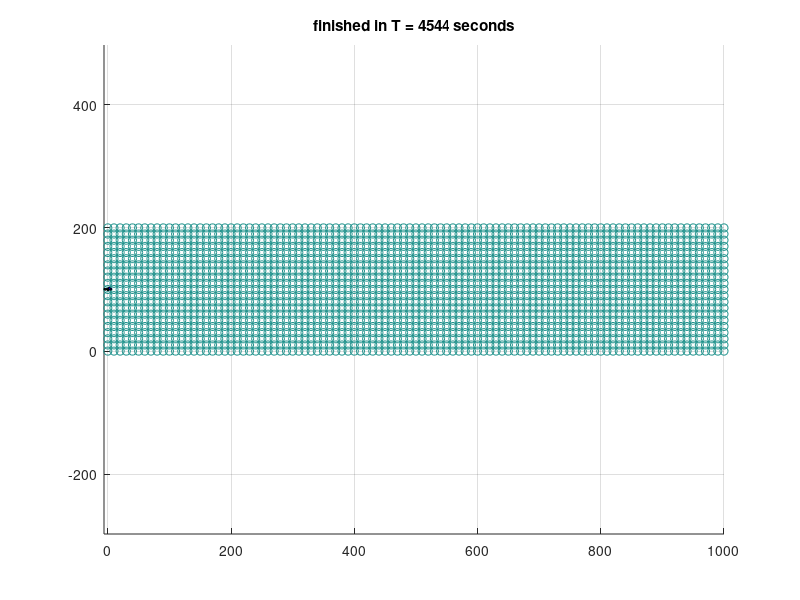

MATLAB code to generate this figure:
function [] = AutoSeismic_DroneHex(x,y,T,hex)
% simulates a seismic survey with
% X-length in m, Y-length in m, T = Initial HomeBase location in [x,y];
% hex: the number of hexapods
%  Srikanth KVS and Aaron Becker
%
%  I want two variables:  State (S) and Graphics (G)
%
%%%%%%%%%%%%%%%%%%%%%%%%%%%
if nargin <1
    x = 1000;
    y = 200;
    T = [0,y/2];
    hex = 3; %total number of Hexapod walkers
    drones = 30; %total number of Drones
    darts = 160; %total number of Darts
    drone_cap = 4; %number of darts a drone can hold
    people = 0; %total number of human workers
    people_cap = 10; %number of geophones a human can hold
end
%constants
S.T = T; S.x = x; S.y = y; S.hex = hex; S.drones = drones; S.darts = darts; S.drone_cap = drone_cap; S.people = people;S.people_cap = people_cap;
dt = 1; % delta T
tic
S = Init_State(S);
G = Init_Graphics(S); %draw everything for first time
for T = 1:dt:100000 % Main_loop
    if mod(T,1000) == 0
        display(['T = ',num2str(T)]) %shows ocmputer is still running
    end
    S = Update_State(S,dt);
    %G = Update_Graphics(S,G,T);
    if isFinished(S)
        break
    end
end
title(['finished in T = ',num2str(T),' seconds'])
display(['T = ',num2str(T),', ',num2str(S.numShots),' shots'])
display([ x,y,hex ,drones,darts,drone_cap,people,people_cap,T])
toc
end

function S = Init_State(S)
% constants
gridSpacing = 10; %meters between grid points
S.minSensorsForShot = min(10, S.hex+S.darts*(S.drones>0)); %minimum number of ready sensors before a shot is taken.
S.numShots = 0;

%initialize survey points
[xg,yg] = meshgrid(0:gridSpacing:S.x,0:gridSpacing:S.y);
S.surveyPtsX = xg(:);
S.surveyPtsY = yg(:);
S.surveyPtsState = zeros(size(S.surveyPtsX));
%state: 0 no measurement, 1 assigned, 3 measured

%Initialize truck
S.Tstate = 2; % 0 - unassigned 1 - assigned 2-ready (at position) 3 - finished
S.Tpos = S.T;
S.Tstart = S.T;
S.Tgoal = S.T;
S.Tvel = 1;

%initialize hex
S.Hstate = zeros(S.hex,1); % 0 - unassigned 1 - assigned 2-ready (at position)
S.Hpos = repmat( S.T, S.hex,1);
S.Hstart = S.Hpos;
S.Hgoal = S.Hpos;
S.Hvel = 0.20;
S.Hsurveypt = zeros(S.hex,1); %ID of the survey point assigned to this robot
%initilize drones
S.Qstate = zeros(S.drones,1); % 0- unassigned 1- assigned
S.Qdeploying = zeros(S.drones,1); % 0- retrieve 1- deploy mode
S.Qpos = repmat( S.T, S.drones,1);
S.Qdarts = zeros(S.drones,S.drone_cap); %IDs of darts on drone (0 is no dart)
S.Qdartpickup = zeros(S.drones,1); %ID of dart to pick up.
S.Qdartscap = zeros(S.drones,1); %how many darts on board
S.Qstart = S.Qpos;
S.Qgoal = S.Qpos;
S.Qvel = 0.8;
S.Qsurveypt = zeros(S.drones,1);%ID of the survey point assigned to this robot (do we need this?)
%initialize darts
S.Dstate = zeros(S.darts,1);% 0- unassigned 1- assigned 2-ready (at position)
S.Dpos = repmat( S.T, S.darts,1);
S.Dsurveypt = zeros(S.darts,1);
end

function isDone = isFinished(S)
isDone = (numel(S.surveyPtsState) == sum(S.surveyPtsState == 3));
end

function S=Update_State(S,dt)
%decide whether to do shot test (if so, update states)
S = shotTest(S);
% move agents, update agent & survey point state
S = moveHexPod(S,dt);
S = moveDrone(S,dt);
%assign agents
S = assignHexPod(S);
S = assignDrone(S);

end
function S = shotTest(S)
%state: 0 no measurement, 1 assigned, 2 ready for measurement, 3 measured,
readyPts = sum(S.surveyPtsState == 2);
if readyPts >= S.minSensorsForShot ||  sum(S.surveyPtsState == 0)+sum(S.surveyPtsState == 1)==0
    S.numShots = S.numShots+1;
    S.surveyPtsState(S.surveyPtsState == 2) = 3; %mark as measured
    S.Hstate(S.Hstate == 2) = 0; %hexpods can move
    S.Dstate(S.Dstate == 2) = 0; % darts can be moved
end
end


function S = moveHexPod(S,dt) %move Hex toward goal position
% 0 - unassigned 1 - assigned 2-ready (at position)
for k = 1:S.hex
    
    dxy = sqrt(sum((S.Hgoal(k,:) - S.Hpos(k,:)).^2));
    if S.Hstate(k) == 1
        if dxy > S.Hvel*dt
            S.Hpos(k,:) = S.Hpos(k,:)+S.Hvel*dt*(S.Hgoal(k,:) - S.Hpos(k,:))/dxy;
        else
            S.Hpos(k,:) = S.Hgoal(k,:);
            S.Hstate(k) = 2;  %hexpod is ready for test here
            S.surveyPtsState(S.Hsurveypt(k)) = 2; %mark survey ready for test (hexapod)
        end
    end
end
end

function S = assignHexPod(S)
% for each unassigned hexpod, assign to the nearest unassigned survey
% point
for k = 1:S.hex % 0 - unassigned 1 - assigned 2-ready (at position)
    % if unassigned, move to the next (doesn't get unassigned until shot
    % is taken)
    if S.Hstate(k) == 0
        minDist = 10*S.x*S.y; %a very large number
        minInd = NaN;
        for m = 1:numel(S.surveyPtsX)
            if S.surveyPtsState(m) == 0 %no measurement & unassigned
                dist = sqrt(sum((S.Hpos(k,:) - [S.surveyPtsX(m),S.surveyPtsY(m)]).^2))+...
                    sqrt(sum((S.Tpos - [S.surveyPtsX(m),S.surveyPtsY(m)]).^2));
                if dist<minDist
                    minInd = m;
                    minDist = dist;
                end
            end
        end
        if ~isnan(minInd)
            S.Hgoal(k,:) = [S.surveyPtsX(minInd),S.surveyPtsY(minInd)];
            S.surveyPtsState(minInd) = 1; %assigned
            S.Hstate(k) = 1; %assigned
            S.Hstart(k,:) = S.Hpos(k,:);
            S.Hsurveypt(k) = minInd;
        end
    end
end
end

function S = moveDrone(S,dt) %move Drone (and onboard darts) toward goal position
%S.Qstate  0- unassigned 1- assigned
%S.Qdeploying  0- retrieve 1- deploy mode
%S.Qdarts IDs of darts on drone (0 is no dart)
for k = 1:S.drones
    if S.Qdeploying(k) == 1 && S.Qstate(k) == 1 %deploy darts
        dxy = sqrt(sum((S.Qgoal(k,:) - S.Qpos(k,:)).^2));
        if dxy > S.Qvel*dt
            S.Qpos(k,:) = S.Qpos(k,:)+S.Qvel*dt*(S.Qgoal(k,:) - S.Qpos(k,:))/dxy;
        else
            S.Qpos(k,:) = S.Qgoal(k,:);
            S.Qstate(k) = 0;  %Unassigned so that the drone can go to it's next location for deployment
            dartInd = find(S.Qdarts(k,:) >0,1,'first');
            dartID = S.Qdarts(k,dartInd);
            S.Qdarts(k,dartInd) = 0;  %remove dart from drone
            S.Dstate(dartID) =  2;  % dart is ready for measurement
            S.Dpos(dartID,:) = S.Qgoal(k,:); % dart position is the survey point
            S.Dsurveypt(dartID) = S.Qsurveypt(k); %assign survey point to dart
            S.surveyPtsState(S.Dsurveypt(dartID)) = 2; %mark survey ready for test (dart)
            
            if sum(S.Qdarts(k,:)>0) == 0 % if number of onboard darts = 0, time to retrieve
                S.Qdeploying(k) = 0;
            end
        end
    elseif S.Qdeploying(k) == 0 && S.Qstate(k) == 1 %retrieving darts
        dxy = sqrt(sum((S.Qgoal(k,:) - S.Qpos(k,:)).^2));
        if dxy > S.Qvel*dt
            S.Qpos(k,:) = S.Qpos(k,:)+S.Qvel*dt*(S.Qgoal(k,:) - S.Qpos(k,:))/dxy;
        else
            S.Qpos(k,:) = S.Qgoal(k,:);
            S.Qstate(k) = 0;  %Unassigned so that the drone can go to it's next location for deployment
            emptyInd = find(S.Qdarts(k,:) == 0,1,'first'); %find empty slot on quad
            S.Qdarts(k,emptyInd) = S.Qdartpickup(k);  %add dart to drone
            S.Dsurveypt(S.Qdartpickup(k)) = 0; %unassign dart's survey point
            S.Qdartpickup(k) = 0; %dart is picked up
            if sum(S.Qdarts(k,:)>0) == S.drone_cap % if full of darts, time to deploy
                S.Qdeploying(k) = 1;
            end
        end
    end
    % update position of all onboard darts
    count = 1;
    for m = 1:numel(S.Qdarts(k,:))
        if S.Qdarts(k,m) > 0
            S.Dpos(S.Qdarts(k,m),:) = S.Qpos(k,:)+[count,-2];
            count = count+1;
        end
    end
end
end


function S = assignDrone(S)
% for each unassigned drone:
% if in deploy mode, assign to the nearest unassigned survey point
% if in retrieve mode, assign to nearest ready dart
for k = 1:S.drones  % 0- unassigned 1- assigned
    if  S.Qstate(k) == 0 %only assign if unassigned
        if S.Qdeploying(k) == 0 % need to retrieve darts -- so find the closest dart
            minDist = 10*S.x*S.y; %a very large number
            minInd = NaN;
            for m = 1:S.darts
                if S.Dstate(m) == 0 %no measurement & unassigned
                    dist = sqrt(sum((S.Qpos(k,:) - S.Dpos(m,:)).^2));
                    if dist<minDist
                        minInd = m;
                        minDist = dist;
                    end
                end
            end
            if ~isnan(minInd)
                S.Qgoal(k,:) = S.Dpos(minInd,:);
                S.Qstate(k) = 1; %assigned
                S.Qstart(k,:) = S.Qpos(k,:);
                S.Dstate(minInd) = 1; %dart is assigned
                S.Qdartpickup(k) = minInd;
                S.Dsurveypt(k) = 0; %no survey point assigned
            end
            
        else % need to deploy darts -- so find the closest survey point
            ind = (S.surveyPtsState == 0);
            numind = sum(ind);
            if numind>0
                dist = sqrt(sum((repmat( S.Qpos(k,:),numind,1) - [S.surveyPtsX(ind),S.surveyPtsY(ind)]).^2,2))+...
                    sqrt(sum((repmat( S.Tpos,numind,1) - [S.surveyPtsX(ind),S.surveyPtsY(ind)]).^2,2));
                [~,i] = min(dist);
                c = find( S.surveyPtsState == 0, i,'first');
                minInd =c(end);
                
                S.Qgoal(k,:) = [S.surveyPtsX(minInd),S.surveyPtsY(minInd)];
                S.surveyPtsState(minInd) = 1; %assigned
                S.Qstate(k) = 1; %assigned
                S.Qstart(k,:) = S.Qpos(k,:);
                S.Qsurveypt(k) = minInd;
            end
        end
    end
end
end
function G = Init_Graphics(S)
figure(1);
clf;
set(gca,'Xlim',[0,S.x],'Ylim',[0,S.y]);
%draw survey points
G.surveyPts = scatter(S.surveyPtsX,S.surveyPtsY,[],S.surveyPtsState);
hold on
axis equal
grid on;

%draw truck
tpts = truckPts(S.Tpos(1),S.Tpos(2),1);
G.truck = fill(tpts(:,1),tpts(:,2),'b');

%draw darts
G.da = ones(S.darts,1);
for k = 1:S.darts     %draw the darts
    dapts = daPts(S.Dpos(k,1),S.Dpos(k,2),1);
    G.da(k) = fill(dapts(:,1),dapts(:,2),'y');
end

%draw hexpods
G.h = ones(S.hex,1);
G.hPathG = ones(S.hex,1);
G.hPathP = ones(S.hex,1);
for k = 1:S.hex % draw desired paths
    G.hPathG(k) = line([S.Hstart(k,1),S.Hgoal(k,1)],[S.Hstart(k,2),S.Hgoal(k,2)],'color' ,'b');
end
for k = 1:S.hex    %draw current path
    G.hPathP(k) = line([S.Hpos(k,1),S.Hgoal(k,1)],[S.Hpos(k,2),S.Hgoal(k,2)],'color' ,'r');
end
for k = 1:S.hex     %draw the hexpods
    hpts = hexPts(S.Hpos(k,1),S.Hpos(k,2),1);
    G.h(k) = fill(hpts(:,1),hpts(:,2),'r');
end
%draw quads
G.d = ones(S.drones,1);
G.DPathG = ones(S.drones,1);
G.DPathP = ones(S.drones,1);
for k = 1:S.drones % draw desired paths
    G.DPathG(k) = line([S.Qstart(k,1),S.Qgoal(k,1)],[S.Qstart(k,2),S.Qgoal(k,2)],'color' ,'g');
end
for k = 1:S.drones    %draw current path
    G.DPathP(k) = line([S.Qpos(k,1),S.Qgoal(k,1)],[S.Qpos(k,2),S.Qgoal(k,2)],'color' ,'m');
end
for k = 1:S.drones    %draw the drones
    dpts = dPts(S.Qpos(k,1),S.Qpos(k,2),1);
    G.d(k) = fill(dpts(:,1),dpts(:,2),'k');
end

%draw people
hold off
drawnow;
end % end init_graphics

function G = Update_Graphics(S,G,T)
%update survey points
set(G.surveyPts,'CData',S.surveyPtsState);
%update truck
tpts = truckPts(S.Tpos(1),S.Tpos(2),1); set(G.truck, 'XData',tpts(:,1) ,'YData',tpts(:,2)) ;

%draw hexpods
for k = 1:S.hex
    hpts = hexPts(S.Hpos(k,1),S.Hpos(k,2),1);
    set( G.h(k), 'XData',hpts(:,1) ,'YData',hpts(:,2));
    set( G.hPathG(k), 'XData',[S.Hstart(k,1),S.Hgoal(k,1)],'YData',[S.Hstart(k,2),S.Hgoal(k,2)]);
    set( G.hPathP(k), 'XData',[S.Hpos(k,1),S.Hgoal(k,1)],'YData',[S.Hpos(k,2),S.Hgoal(k,2)]);
end
%draw quads
for k = 1:S.drones
    dpts = dPts(S.Qpos(k,1),S.Qpos(k,2),1);
    set( G.d(k), 'XData',dpts(:,1) ,'YData',dpts(:,2));
    set( G.DPathG(k), 'XData',[S.Qstart(k,1),S.Qgoal(k,1)],'YData',[S.Qstart(k,2),S.Qgoal(k,2)]);
    set( G.DPathP(k), 'XData',[S.Qpos(k,1),S.Qgoal(k,1)],'YData',[S.Qpos(k,2),S.Qgoal(k,2)]);
end
%draw darts
for k = 1:S.darts
    dapts = daPts(S.Dpos(k,1),S.Dpos(k,2),1);
    set( G.da(k), 'XData',dapts(:,1) ,'YData',dapts(:,2));
end
%draw people

%update title
title(['T = ',num2str(T),', ',num2str(sum(S.surveyPtsState == 2)),' pts ready, ',num2str(S.numShots),' shots'])
drawnow;
end % end update graphics

function pts = hexPts(xOff,yOff,sc) %draw a hexagon
th = 0:pi/3:2*pi;
pts = sc*[xOff+cos(th)',yOff+sin(th)'];
end

function pts = dPts(xOff,yOff,sc) %draw a drone
th = 0:pi/2:2*pi;
pts = sc*[xOff+cos(th)',yOff+sin(th)'];
end

function pts = daPts(xOff,yOff,sc) %draw a dart
th = -pi/2+(0:2*pi/3:2*pi);
pts = sc*[xOff+cos(th)',yOff+sin(th)'];
end

function pts = truckPts(xOff,yOff,sc)
pts = [-6.1757   -1.5258
    0.6896   -1.5258
    0.6979   -3.5692
    2.8979   -3.5692
    3.7789   -1.9548
    6.2676   -1.6545
    6.2979    0.5308
    5.0979    0.6308
    4.6371   -0.2814
    3.4357   -0.2814
    3.0979    0.5308
    3.6073    0.5338
    4.0793    0.1476
    4.6800    0.4909
    4.6979    1.0308
    4.0793    1.3920
    3.5215    1.0487
    3.5215    0.5338
    3.0495    0.5338
    -3.0863    0.5338
    -3.6441   -0.3243
    -4.8026   -0.3243
    -5.3175    0.4480
    -4.6739    0.4051
    -4.1590    0.1905
    -3.6441    0.3622
    -3.5154    0.8342
    -3.8157    1.3491
    -4.3735    1.3491
    -4.7597    0.8771
    -4.6739    0.4051
    -5.3175    0.4051
    -6.1757    0.4480];
pts(:,2) = -pts(:,2) ;
pts = sc*pts + repmat([xOff,yOff],size(pts,1),1);
end
